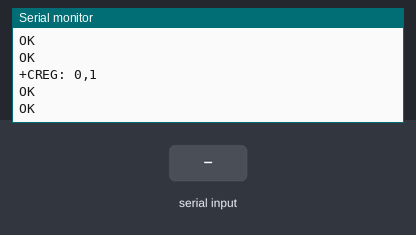
Bench run of a sketch on a simulated Arduino Uno, built with avr-gcc and run on an emulated ATmega328P. Shown: the last lines printed to the serial monitor. The test bench sets the inputs (shaded band). The modem accepts every AT command (registered, SIM ready, sends succeed) and sends nothing else.

Above: at 4.7 s.
4.8 s: "1" received over the second serial link
At 6.0 s:
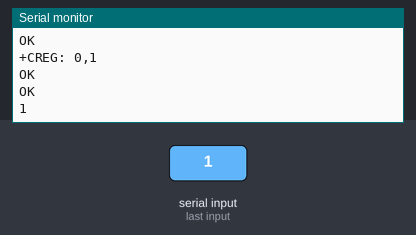
6.5 s: "0" received over the second serial link
At 7.2 s:
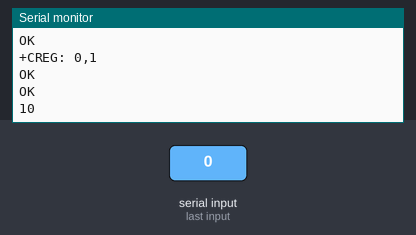

The sketch:

gsmArduinoCommunication.ino
```cpp
#include <SoftwareSerial.h>
SoftwareSerial mySerial(2, 3);

void setup() {
  Serial.begin(9600);
  mySerial.begin(9600);
  Serial.println("Initializing...");
  delay(1000);

  mySerial.println("AT");
  updateSerial();

  mySerial.println("AT+CSQ");
  updateSerial();

  mySerial.println("AT+CCID");
  updateSerial();

  mySerial.println("AT+CREG?");
  updateSerial();

  mySerial.println("AT+CMGF=1\r");
  updateSerial();
}

void loop() {
  updateSerial();
}

void updateSerial() {
  delay(500);
  while (Serial.available()) {
    mySerial.write(Serial.read());
  }

  while (mySerial.available()) {
    Serial.write(mySerial.read());
  }
}
```

Measured:
- after the input at 4.8 s, the serial monitor: prints a new line after 0.25 s (image 1)
- after the input at 6.5 s, the serial monitor: prints a new line after 0.05 s (image 2)
